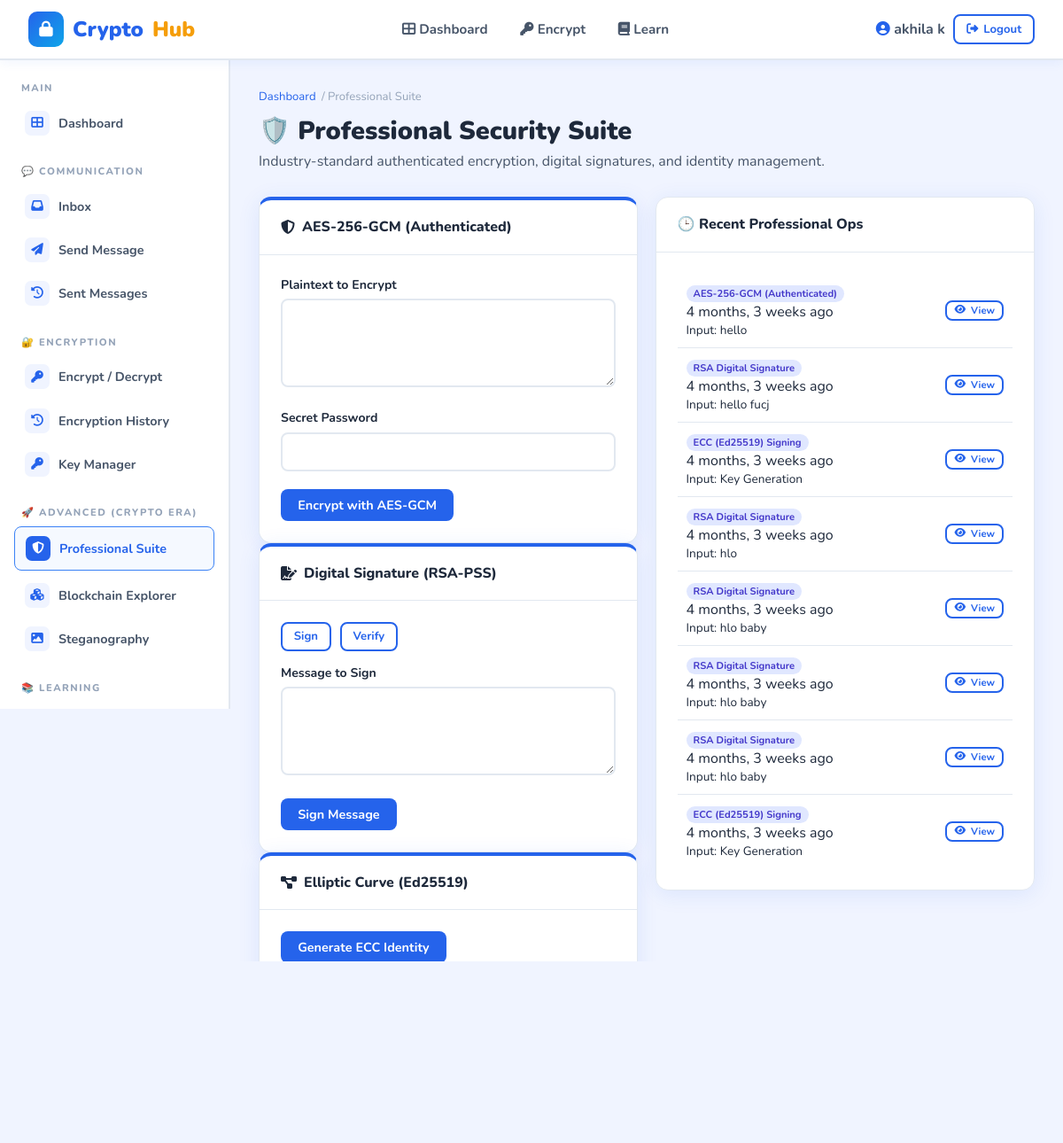
Page /professional-suite/ (signed in) on the committed database.
### crypto_app/models.py (models this page shows, shortened)
class ProfessionalSecurityRecord(models.Model):
    SUITE_CHOICES = [
        ('AES_GCM', 'AES-256-GCM (Authenticated)'),
        ('RSA_PSS', 'RSA Digital Signature'),
        ('ECC_EDDSA', 'ECC (Ed25519) Signing'),
        ('DH_EXCHANGE', 'Diffie-Hellman Key Exchange'),
    ]
    user = models.ForeignKey(User, on_delete=models.CASCADE)
    feature_type = models.CharField(max_length=50, choices=SUITE_CHOICES)
    input_data = models.TextField()
    output_data = models.TextField()
    extra_info = models.JSONField(default=dict, blank=True)
    created_at = models.DateTimeField(default=timezone.now)

### crypto_app/views.py (the view, shortened to what this page needs)
# urls.py: path('professional-suite/', views.professional_suite, name='professional_suite'),
@login_required
def professional_suite(request):
    results = None
    view_id = request.GET.get('view_id')
    history = ProfessionalSecurityRecord.objects.filter(user=request.user)[:10]
    return render(request, 'crypto_app/professional_suite.html', {
        'results': results,
        'history': history
    })

### crypto_app/templates/crypto_app/professional_suite.html (shortened to what this page needs)
{% extends 'crypto_app/base.html' %}
{% block body %}
<div class="app-layout">
    {% include 'crypto_app/user_sidebar.html' %}
    <main class="main-content fade-in">
        <div class="page-header">
            <div class="breadcrumb"><a href="{% url 'dashboard' %}">Dashboard</a> / Professional Suite</div>
            <h1>🛡️ Professional Security Suite</h1>
            <p>Industry-standard authenticated encryption, digital signatures, and identity management.</p>
        </div>
        <div class="grid-2">
            <div class="space-y">
                <div class="card suite-card">
                    <div class="card-header"><h3><i class="fas fa-shield-alt"></i> AES-256-GCM (Authenticated)</h3></div>
                    <div class="card-body">
                        <form method="POST">
                            <div class="form-group">
                                <label>Plaintext to Encrypt</label>
                                <textarea name="input_text" class="form-control" rows="2" required></textarea>
                            </div>
                            <div class="form-group">
                                <label>Secret Password</label>
                                <input type="password" name="password" class="form-control" required>
                            </div>
                            <button type="submit" class="btn btn-primary w-100">Encrypt with AES-GCM</button>
                        </form>
                    </div>
                </div>
                <div class="card suite-card">
                    <div class="card-header"><h3><i class="fas fa-file-signature"></i> Digital Signature (RSA-PSS)</h3></div>
                    <div class="card-body">
                        <div class="tabs" style="display:flex; gap:10px; margin-bottom:15px;">
                            <button class="btn btn-sm btn-outline active" onclick="showTab('sign')">Sign</button>
                            <button class="btn btn-sm btn-outline" onclick="showTab('verify')">Verify</button>
                        </div>
                        <div id="sign-tab">
                            <form method="POST">
                                <div class="form-group">
                                    <label>Message to Sign</label>
                                    <textarea name="input_text" class="form-control" rows="2" required></textarea>
                                </div>
                                <button type="submit" class="btn btn-primary w-100">Sign Message</button>
                            </form>
                        </div>
                    </div>
                </div>
                <div class="card suite-card">
                    <div class="card-header"><h3><i class="fas fa-project-diagram"></i> Elliptic Curve (Ed25519)</h3></div>
                    <div class="card-body">
                        <form method="POST">
                            <button type="submit" class="btn btn-primary w-100">Generate ECC Identity</button>
                        </form>
                    </div>
                </div>
                <div class="card suite-card">
                    <div class="card-header"><h3><i class="fas fa-user-check"></i> Two-Factor Auth (TOTP)</h3></div>
                    <div class="card-body">
                        <form method="POST">
                            <button type="submit" class="btn btn-primary w-100">Generate 2FA Secret</button>
                        </form>
                    </div>
                </div>
            </div>
            <div class="space-y">
                <div class="card">
                    <div class="card-header"><h3>🕒 Recent Professional Ops</h3></div>
                    <div class="card-body p-0">
                        {% for item in history %}
                        <div class="history-item d-flex justify-content-between align-items-center" style="display: flex; justify-content: space-between; align-items: center; padding: 10px;">
                            <div>
                                <span class="feature-tag">{{ item.get_feature_type_display }}</span>
                                <div class="small mt-1 text-muted">{{ item.created_at|timesince }} ago</div>
                                <div class="mt-1" style="font-size:0.85rem;">Input: {{ item.input_data|truncatechars:30 }}</div>
                            </div>
                            <a href="?view_id={{ item.id }}" class="btn btn-sm btn-outline" style="padding: 2px 8px; font-size: 0.7rem;">
                                <i class="fas fa-eye"></i> View
                            </a>
                        </div>
                        {% empty %}
                        <p class="p-3 text-center text-muted">No history yet.</p>
                        {% endfor %}
                    </div>
                </div>
            </div>
        </div>
    </main>
</div>
{% endblock %}

### crypto_app/templates/crypto_app/base.html (shortened to what this page needs)
<!DOCTYPE html>
<html lang="en">
<head>
    <link rel="stylesheet" href="https://cdnjs.cloudflare.com/ajax/libs/font-awesome/6.5.0/css/all.min.css">
</head>
<body>
<header class="topnav">
    <a href="{% url 'home' %}" class="brand">
        <div class="logo-icon"><i class="fas fa-lock"></i></div>
        Crypto<span class="sub">Hub</span>
    </a>
    {% if user.is_authenticated %}
    <nav>
        {% if user.is_staff %}
        <a href="{% url 'admin_dashboard' %}"><i class="fas fa-tachometer-alt"></i> Admin Panel</a>
        {% else %}
        <a href="{% url 'dashboard' %}"><i class="fas fa-th-large"></i> Dashboard</a>
        <a href="{% url 'encryption_tool' %}"><i class="fas fa-key"></i> Encrypt</a>
        <a href="{% url 'topics' %}"><i class="fas fa-book"></i> Learn</a>
        {% endif %}
    </nav>
    <div class="auth-btns">
        <span style="font-weight:700; color:var(--text-mid);">
            <i class="fas fa-user-circle" style="color:var(--primary)"></i>
            {{ user.get_full_name|default:user.username }}
        </span>
        <a href="{% url 'logout' %}" class="btn btn-outline btn-sm">
            <i class="fas fa-sign-out-alt"></i> Logout
        </a>
    </div>
    {% endif %}
</header>
{% block body %}{% endblock %}
</body>
</html>

### crypto_app/templates/crypto_app/base.html (style rules this page uses)
:root { --primary: #2563EB; --primary-light: #3B82F6; --primary-dark: #1D4ED8; --secondary: #0EA5E9; --accent: #F59E0B; --success: #10B981; --danger: #EF4444; --warning: #F59E0B; --info: #06B6D4; --bg: #F0F4FF; --bg-white: #FFFFFF; --bg-card: #FFFFFF; --text-dark: #1E293B; --text-mid: #475569; --text-light: #94A3B8; --border: #E2E8F0; --shadow: 0 4px 24px rgba(37,99,235,0.10); --shadow-hover: 0 8px 32px rgba(37,99,235,0.18); --radius: 14px; --radius-sm: 8px; --sidebar-w: 260px; --header-h: 68px; --font-main: 'Nunito', sans-serif; --font-mono: 'Space Mono', monospace; }
* { box-sizing: border-box; margin: 0; padding: 0; }
body { font-family: var(--font-main); background: var(--bg); color: var(--text-dark); min-height: 100vh; }
.topnav { background: #fff; border-bottom: 2px solid var(--border); padding: 0 2rem; height: var(--header-h); display: flex; align-items: center; justify-content: space-between; position: sticky; top: 0; z-index: 100; box-shadow: 0 2px 12px rgba(37,99,235,0.07); }
.topnav .brand { display: flex; align-items: center; gap: 10px; text-decoration: none; font-size: 1.5rem; font-weight: 900; color: var(--primary); }
.topnav .brand .logo-icon { width: 40px; height: 40px; background: linear-gradient(135deg, var(--primary), var(--secondary)); border-radius: 10px; display: flex; align-items: center; justify-content: center; color: white; font-size: 1.1rem; }
.topnav .brand span.sub { color: var(--accent); }
.topnav nav { display: flex; align-items: center; gap: 0.3rem; }
.topnav nav a { padding: 0.45rem 1rem; border-radius: var(--radius-sm); text-decoration: none; color: var(--text-mid); font-weight: 700; font-size: 0.95rem; transition: all 0.2s; }
.topnav .auth-btns { display: flex; gap: 0.6rem; align-items: center; }
.btn { display: inline-flex; align-items: center; gap: 6px; padding: 0.5rem 1.2rem; border-radius: var(--radius-sm); font-family: var(--font-main); font-weight: 700; font-size: 0.9rem; border: none; cursor: pointer; text-decoration: none; transition: all 0.2s; }
.btn-primary { background: var(--primary); color: white; }
.btn-outline { background: transparent; color: var(--primary); border: 2px solid var(--primary); }
.btn-sm { padding: 0.35rem 0.8rem; font-size: 0.82rem; }
.app-layout { display: flex; min-height: calc(100vh - var(--header-h)); }
.main-content { flex: 1; padding: 2rem; overflow-x: hidden; }
.page-header { margin-bottom: 1.8rem; }
.page-header h1 { font-size: 1.8rem; font-weight: 900; color: var(--text-dark); }
.page-header p { color: var(--text-mid); margin-top: 0.3rem; }
.breadcrumb { display: flex; align-items: center; gap: 0.4rem; font-size: 0.82rem; color: var(--text-light); margin-bottom: 0.6rem; }
.breadcrumb a { color: var(--primary); text-decoration: none; }
.card { background: var(--bg-card); border-radius: var(--radius); box-shadow: var(--shadow); border: 1px solid var(--border); overflow: hidden; }
.card-header { padding: 1.2rem 1.5rem; border-bottom: 1px solid var(--border); display: flex; align-items: center; justify-content: space-between; }
.card-header h3 { font-size: 1rem; font-weight: 800; color: var(--text-dark); display: flex; align-items: center; gap: 8px; }
.card-body { padding: 1.5rem; }
.grid-2 { display: grid; grid-template-columns: 1fr 1fr; gap: 1.2rem; }
.form-group { margin-bottom: 1.2rem; }
label { display: block; font-weight: 700; font-size: 0.88rem; color: var(--text-dark); margin-bottom: 0.4rem; }
.form-control { width: 100%; padding: 0.65rem 1rem; border: 2px solid var(--border); border-radius: var(--radius-sm); font-family: var(--font-main); font-size: 0.9rem; color: var(--text-dark); background: white; transition: border 0.2s; }
textarea.form-control { resize: vertical; min-height: 100px; }
.fade-in { animation: fadeIn 0.35s ease both; }

### crypto_app/templates/crypto_app/professional_suite.html (style rules this page uses)
.suite-card { border-top: 4px solid var(--primary); }
.history-item { padding: 0.8rem; border-bottom: 1px solid var(--border); }
.history-item:last-child { border-bottom: none; }
.feature-tag { font-size: 0.7rem; padding: 2px 8px; border-radius: 12px; background: #e0e7ff; color: #4338ca; font-weight: bold; }

### rows in the picture
ProfessionalSecurityRecord: feature_type "AES-256-GCM (Authenticated)", created_at "4 months, 3 weeks", input_data "hello"
ProfessionalSecurityRecord: feature_type "RSA Digital Signature", created_at "4 months, 3 weeks", input_data "hello fucj"
ProfessionalSecurityRecord: feature_type "ECC (Ed25519) Signing", created_at "4 months, 3 weeks", input_data "Key Generation"
ProfessionalSecurityRecord: feature_type "RSA Digital Signature", created_at "4 months, 3 weeks", input_data "hlo"
ProfessionalSecurityRecord: feature_type "RSA Digital Signature", created_at "4 months, 3 weeks", input_data "hlo baby"
ProfessionalSecurityRecord: feature_type "RSA Digital Signature", created_at "4 months, 3 weeks", input_data "hlo baby"
ProfessionalSecurityRecord: feature_type "RSA Digital Signature", created_at "4 months, 3 weeks", input_data "hlo baby"
ProfessionalSecurityRecord: feature_type "ECC (Ed25519) Signing", created_at "4 months, 3 weeks", input_data "Key Generation"

### other values in the picture
{{ user.get_full_name|default:user.username }} "akhila k"
